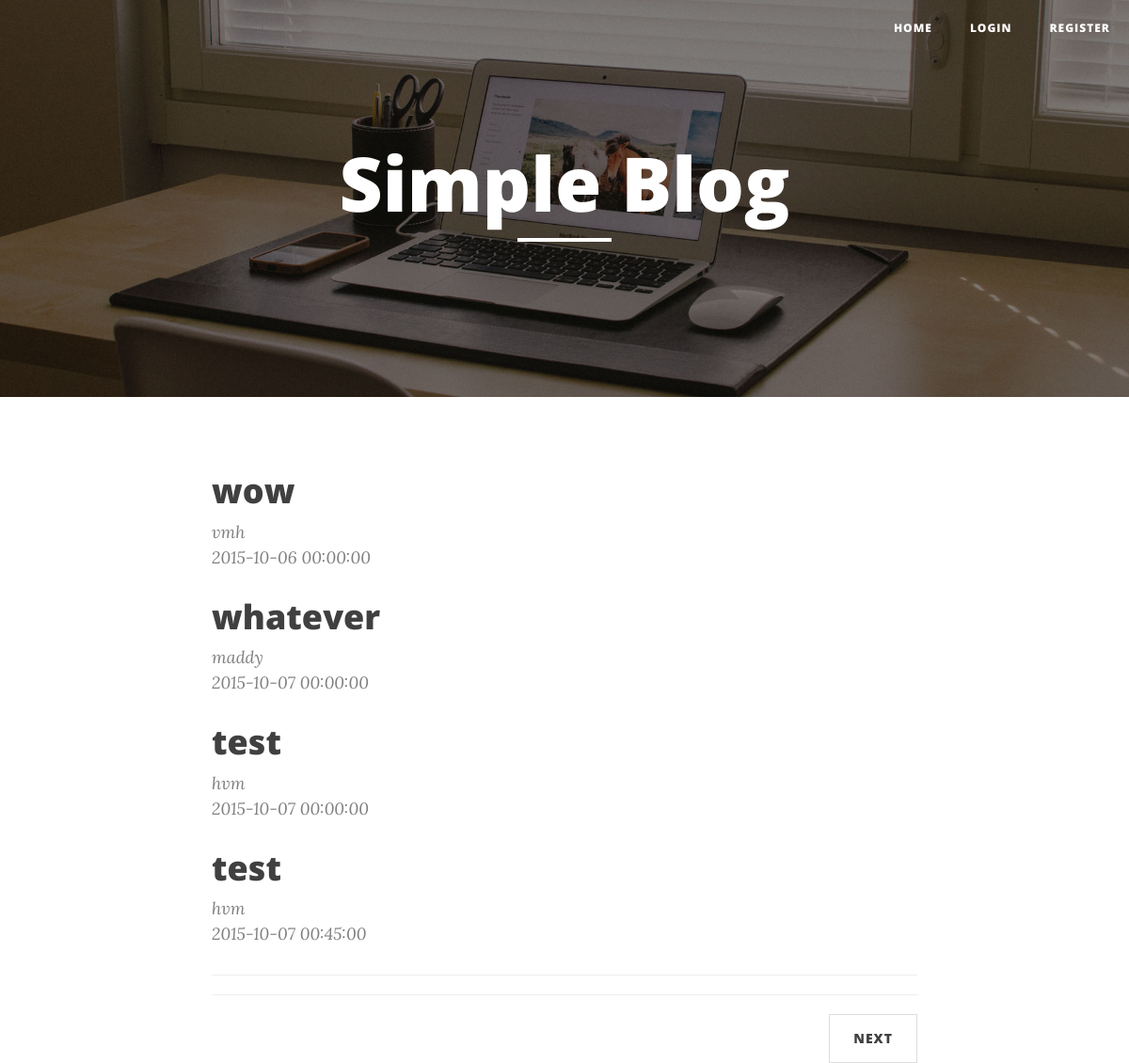
The page / on the database its author committed.
### tables this page shows
CREATE TABLE IF NOT EXISTS `blog_entries` (
`e_id` int(11) NOT NULL,
  `u_id` int(11) NOT NULL,
  `title` text NOT NULL,
  `summary` text NOT NULL,
  `content` text NOT NULL,
  `date` datetime NOT NULL,
  `author` varchar(30) NOT NULL
);

### index.php (the view, shortened to what this page needs)
<!DOCTYPE html>
<html lang="en">
<head>
    <link href="css/bootstrap.min.css" rel="stylesheet">
    <link href="css/clean-blog.min.css" rel="stylesheet">
    <link href="http://maxcdn.bootstrapcdn.com/font-awesome/4.1.0/css/font-awesome.min.css" rel="stylesheet" type="text/css">
</head>
<body>
    <nav class="navbar navbar-default navbar-custom navbar-fixed-top">
        <div class="container-fluid">
            <div class="collapse navbar-collapse" id="bs-example-navbar-collapse-1">
                <ul class="nav navbar-nav navbar-right">
                    <li>
                        <a href="index">Home</a>
                    </li>
                    <li>
                        <a href="login">Login</a>
                    </li>
                    <li>
                        <a href="register">Register</a>
                    </li>
                </ul>
            </div>
        </div>
    </nav>
    <header class="intro-header" style="background-image: url('img/home-bg.jpg')">
        <div class="container">
            <div class="row">
                <div class="col-lg-8 col-lg-offset-2 col-md-10 col-md-offset-1">
                    <div class="site-heading">
                        <h1>Simple Blog</h1>
                        <hr class="small">
                    </div>
                </div>
            </div>
        </div>
    </header>
    <?php
		$sql = "SELECT COUNT(*) FROM blog_entries";
		$result = mysql_query($sql) or trigger_error("SQL", E_USER_ERROR);
		$r = mysql_fetch_row($result);
		$numrows = $r[0];
		$rowsperpage = 4;
		$totalpages = ceil($numrows / $rowsperpage);
		if (isset($_GET['currentpage']) && is_numeric($_GET['currentpage'])) {
		   $currentpage = (int) $_GET['currentpage'];
		} else {
		   $currentpage = 1;
		}
		$offset = ($currentpage - 1) * $rowsperpage;
	?>
    <div class="container">
        <div class="row">
            <div class="col-lg-8 col-lg-offset-2 col-md-10 col-md-offset-1">
            <?php
				$sql = "SELECT * FROM blog_entries order by date LIMIT $offset, $rowsperpage";
					$result = mysql_query($sql) or trigger_error("SQL", E_USER_ERROR);
						while ($list = mysql_fetch_assoc($result)) {
			?>
                <div class="post-preview">
                    <a href="post_inter?id=<?php  echo $list['e_id'];?>">
                        <h2 class="post-title">
                            <?php
								echo $list['title'] . "<br />";
							?>
                        </h2>
                    </a>
                    <p class="post-meta">
					<?php
                    	echo $list['author']. "<br />";
						echo $list['date']. "<br />";
						}
					?>
                    </p>
                </div>
                <hr>
        </div>
    </div>
    <hr>
       <?php
	if ($currentpage != $totalpages) {
	   $nextpage = $currentpage + 1;
		?>
        <ul class="pager">
                    <li class="next">
                        <?php
	   					echo " <a href='{$_SERVER['PHP_SELF']}?currentpage=$nextpage'>Next</a> "; ?>
                    </li>
                </ul>
        <?php
	}
	?>
</body>
</html>

### rows shown on the page
blog_entries: title "wow", author "vmh", date "2015-10-06 00:00:00"
blog_entries: title "whatever", author "maddy", date "2015-10-07 00:00:00"
blog_entries: title "test", author "hvm", date "2015-10-07 00:00:00"
blog_entries: title "test", author "hvm", date "2015-10-07 00:45:00"
